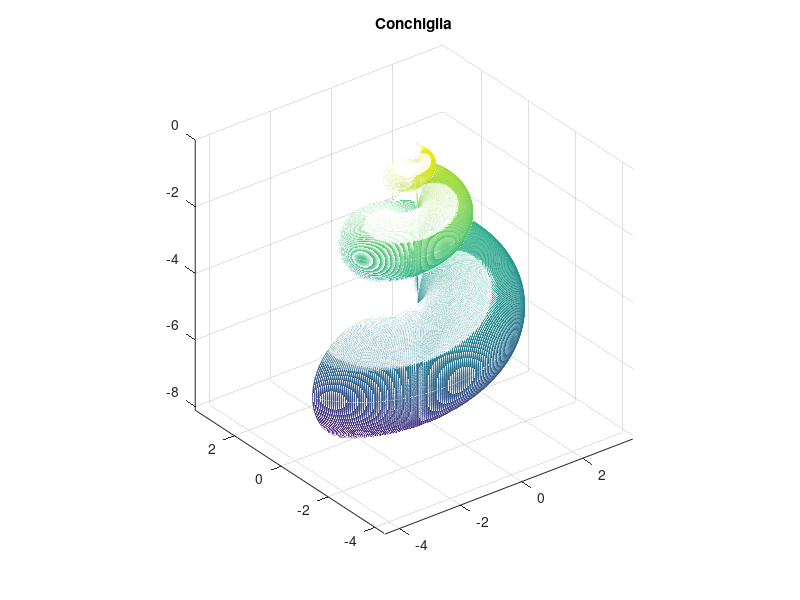

Here is the MATLAB script that generated this plot:
%% Conchiglia
u=linspace(0,6*pi,1000);
v=linspace(0,2*pi,1000);
[U,V]=meshgrid(u,v);

x=2.*(1-exp(U./(6*pi))).*cos(U).*(cos(V/2).^2);
y=2.*(-1+exp(U./(6*pi))).*sin(U).*(cos(V/2).^2);
z=1-exp(U./(3*pi))-sin(V)+exp(U./(6*pi)).*sin(V);

mesh(x,y,z);
axis equal;
title("Conchiglia");

%%
clear("u", "U", "v", "V", "x", "y", "z");
